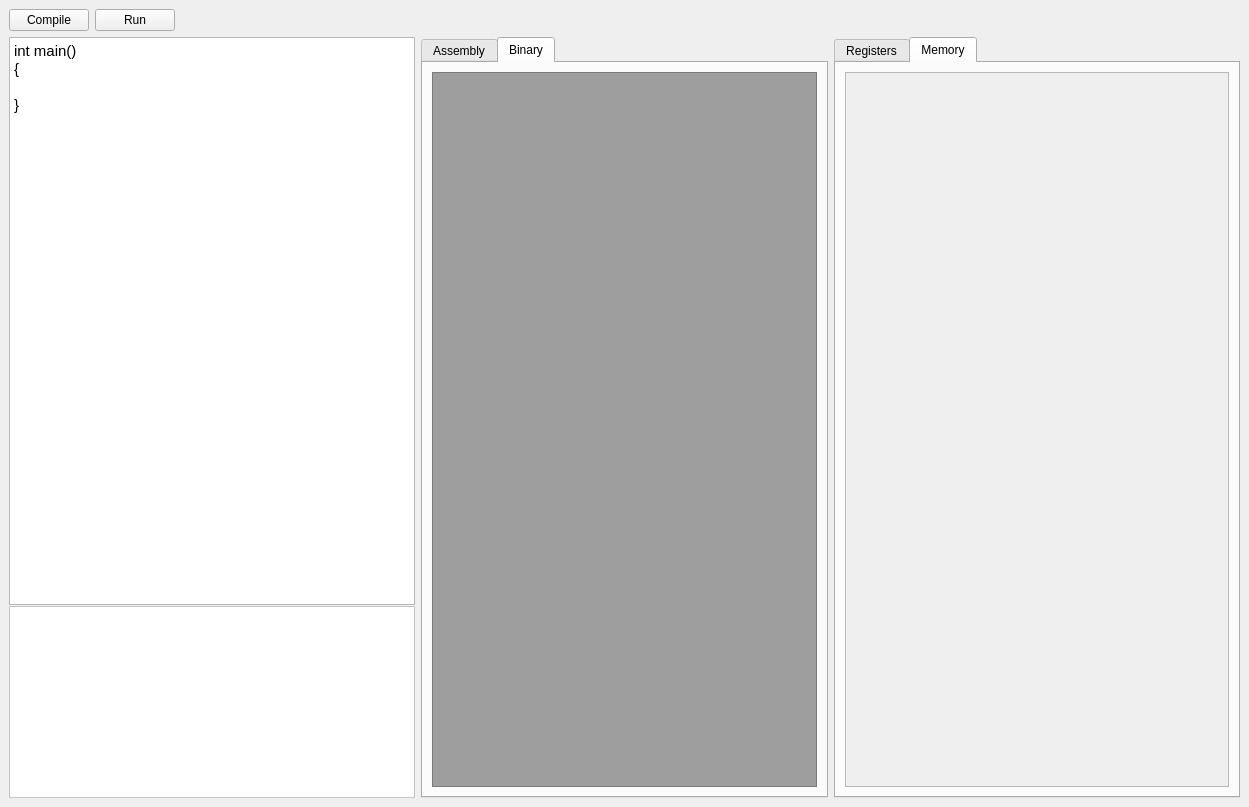
<?xml version="1.0" encoding="UTF-8"?>
<ui version="4.0">
 <class>MainWindow</class>
 <widget class="QMainWindow" name="MainWindow">
  <property name="geometry">
   <rect>
    <x>0</x>
    <y>0</y>
    <width>1249</width>
    <height>807</height>
   </rect>
  </property>
  <property name="windowTitle">
   <string>MainWindow</string>
  </property>
  <widget class="QWidget" name="centralwidget">
   <property name="sizePolicy">
    <sizepolicy hsizetype="Preferred" vsizetype="Preferred">
     <horstretch>0</horstretch>
     <verstretch>0</verstretch>
    </sizepolicy>
   </property>
   <layout class="QGridLayout" name="gridLayout">
    <item row="3" column="0">
     <layout class="QVBoxLayout" name="verticalLayout">
      <item>
       <layout class="QHBoxLayout" name="horizontalLayout">
        <item>
         <layout class="QVBoxLayout" name="verticalLayout_3">
          <property name="spacing">
           <number>1</number>
          </property>
          <item>
           <widget class="QTextEdit" name="code_textbox">
            <property name="html">
             <string>&lt;!DOCTYPE HTML PUBLIC &quot;-//W3C//DTD HTML 4.0//EN&quot; &quot;http://www.w3.org/TR/REC-html40/strict.dtd&quot;&gt;
&lt;html&gt;&lt;head&gt;&lt;meta name=&quot;qrichtext&quot; content=&quot;1&quot; /&gt;&lt;style type=&quot;text/css&quot;&gt;
p, li { white-space: pre-wrap; }
&lt;/style&gt;&lt;/head&gt;&lt;body style=&quot; font-family:'Ubuntu'; font-size:11pt; font-weight:400; font-style:normal;&quot;&gt;
&lt;p style=&quot; margin-top:0px; margin-bottom:0px; margin-left:0px; margin-right:0px; -qt-block-indent:0; text-indent:0px;&quot;&gt;int main()&lt;/p&gt;
&lt;p style=&quot; margin-top:0px; margin-bottom:0px; margin-left:0px; margin-right:0px; -qt-block-indent:0; text-indent:0px;&quot;&gt;{&lt;/p&gt;
&lt;p style=&quot; margin-top:0px; margin-bottom:0px; margin-left:0px; margin-right:0px; -qt-block-indent:0; text-indent:0px;&quot;&gt;	&lt;/p&gt;
&lt;p style=&quot; margin-top:0px; margin-bottom:0px; margin-left:0px; margin-right:0px; -qt-block-indent:0; text-indent:0px;&quot;&gt;}&lt;/p&gt;&lt;/body&gt;&lt;/html&gt;</string>
            </property>
            <property name="acceptRichText">
             <bool>false</bool>
            </property>
           </widget>
          </item>
          <item alignment="Qt::AlignBottom">
           <widget class="QTextEdit" name="terminal_output">
            <property name="enabled">
             <bool>false</bool>
            </property>
            <property name="styleSheet">
             <string notr="true">font: 13pt &quot;Ubuntu&quot;;
background-color: rgb(255, 255, 255);
color: rgb(0, 0, 0);</string>
            </property>
            <property name="readOnly">
             <bool>true</bool>
            </property>
           </widget>
          </item>
         </layout>
        </item>
        <item>
         <widget class="QTabWidget" name="code_tabs">
          <property name="currentIndex">
           <number>1</number>
          </property>
          <widget class="QWidget" name="asm_tab">
           <attribute name="title">
            <string>Assembly</string>
           </attribute>
           <layout class="QGridLayout" name="gridLayout_3">
            <item row="0" column="0">
             <widget class="QTextEdit" name="asm_textbox">
              <property name="autoFillBackground">
               <bool>false</bool>
              </property>
              <property name="styleSheet">
               <string notr="true">background-color: rgb(158, 158, 158);</string>
              </property>
              <property name="readOnly">
               <bool>true</bool>
              </property>
             </widget>
            </item>
           </layout>
          </widget>
          <widget class="QWidget" name="bin_tab">
           <attribute name="title">
            <string>Binary</string>
           </attribute>
           <layout class="QGridLayout" name="gridLayout_4">
            <item row="0" column="0">
             <widget class="QTextEdit" name="bin_textbox">
              <property name="autoFillBackground">
               <bool>false</bool>
              </property>
              <property name="styleSheet">
               <string notr="true">background-color: rgb(158, 158, 158);</string>
              </property>
              <property name="readOnly">
               <bool>true</bool>
              </property>
             </widget>
            </item>
           </layout>
          </widget>
         </widget>
        </item>
        <item>
         <widget class="QTabWidget" name="data_tabs">
          <property name="currentIndex">
           <number>1</number>
          </property>
          <widget class="QWidget" name="register_tab">
           <attribute name="title">
            <string>Registers</string>
           </attribute>
           <layout class="QFormLayout" name="formLayout">
            <item row="0" column="0">
             <layout class="QGridLayout" name="gridLayout_2">
              <item row="1" column="0">
               <widget class="QLabel" name="label_2">
                <property name="text">
                 <string>x1 (ra)</string>
                </property>
               </widget>
              </item>
              <item row="14" column="0">
               <widget class="QLabel" name="label_15">
                <property name="text">
                 <string>x14 (a4)</string>
                </property>
               </widget>
              </item>
              <item row="3" column="1">
               <widget class="QLineEdit" name="x3reg">
                <property name="readOnly">
                 <bool>true</bool>
                </property>
               </widget>
              </item>
              <item row="10" column="1">
               <widget class="QLineEdit" name="x10reg">
                <property name="readOnly">
                 <bool>true</bool>
                </property>
               </widget>
              </item>
              <item row="8" column="0">
               <widget class="QLabel" name="label_9">
                <property name="text">
                 <string>x8 (s0/fp)</string>
                </property>
               </widget>
              </item>
              <item row="12" column="0">
               <widget class="QLabel" name="label_13">
                <property name="text">
                 <string>x12 (a2)</string>
                </property>
               </widget>
              </item>
              <item row="0" column="3">
               <widget class="QLineEdit" name="x16reg">
                <property name="readOnly">
                 <bool>true</bool>
                </property>
               </widget>
              </item>
              <item row="7" column="0">
               <widget class="QLabel" name="label_8">
                <property name="text">
                 <string>x7 (t2)</string>
                </property>
               </widget>
              </item>
              <item row="0" column="0">
               <widget class="QLabel" name="label">
                <property name="text">
                 <string>x0 (zero):</string>
                </property>
               </widget>
              </item>
              <item row="4" column="0">
               <widget class="QLabel" name="label_5">
                <property name="text">
                 <string>x4 (tp)</string>
                </property>
               </widget>
              </item>
              <item row="11" column="1">
               <widget class="QLineEdit" name="x11reg">
                <property name="readOnly">
                 <bool>true</bool>
                </property>
               </widget>
              </item>
              <item row="6" column="0">
               <widget class="QLabel" name="label_7">
                <property name="text">
                 <string>x6 (t1)</string>
                </property>
               </widget>
              </item>
              <item row="5" column="0">
               <widget class="QLabel" name="label_6">
                <property name="text">
                 <string>x5 (t0)</string>
                </property>
               </widget>
              </item>
              <item row="3" column="0">
               <widget class="QLabel" name="label_4">
                <property name="text">
                 <string>x3 (gp)</string>
                </property>
               </widget>
              </item>
              <item row="1" column="1">
               <widget class="QLineEdit" name="x1reg">
                <property name="readOnly">
                 <bool>true</bool>
                </property>
               </widget>
              </item>
              <item row="7" column="1">
               <widget class="QLineEdit" name="x7reg">
                <property name="readOnly">
                 <bool>true</bool>
                </property>
               </widget>
              </item>
              <item row="13" column="1">
               <widget class="QLineEdit" name="x13reg">
                <property name="readOnly">
                 <bool>true</bool>
                </property>
               </widget>
              </item>
              <item row="11" column="0">
               <widget class="QLabel" name="label_12">
                <property name="text">
                 <string>x11 (a1)</string>
                </property>
               </widget>
              </item>
              <item row="6" column="1">
               <widget class="QLineEdit" name="x6reg">
                <property name="readOnly">
                 <bool>true</bool>
                </property>
               </widget>
              </item>
              <item row="12" column="1">
               <widget class="QLineEdit" name="x12reg">
                <property name="readOnly">
                 <bool>true</bool>
                </property>
               </widget>
              </item>
              <item row="9" column="0">
               <widget class="QLabel" name="label_10">
                <property name="text">
                 <string>x9 (s1)</string>
                </property>
               </widget>
              </item>
              <item row="10" column="0">
               <widget class="QLabel" name="label_11">
                <property name="text">
                 <string>x10 (a0)</string>
                </property>
               </widget>
              </item>
              <item row="0" column="1">
               <widget class="QLineEdit" name="x0reg">
                <property name="readOnly">
                 <bool>true</bool>
                </property>
               </widget>
              </item>
              <item row="15" column="0">
               <widget class="QLabel" name="label_16">
                <property name="text">
                 <string>x15 (a5)</string>
                </property>
               </widget>
              </item>
              <item row="8" column="1">
               <widget class="QLineEdit" name="x8reg">
                <property name="readOnly">
                 <bool>true</bool>
                </property>
               </widget>
              </item>
              <item row="2" column="0">
               <widget class="QLabel" name="label_3">
                <property name="text">
                 <string>x2 (sp)</string>
                </property>
               </widget>
              </item>
              <item row="4" column="1">
               <widget class="QLineEdit" name="x4reg">
                <property name="readOnly">
                 <bool>true</bool>
                </property>
               </widget>
              </item>
              <item row="5" column="1">
               <widget class="QLineEdit" name="x5reg">
                <property name="readOnly">
                 <bool>true</bool>
                </property>
               </widget>
              </item>
              <item row="2" column="1">
               <widget class="QLineEdit" name="x2reg">
                <property name="readOnly">
                 <bool>true</bool>
                </property>
               </widget>
              </item>
              <item row="15" column="1">
               <widget class="QLineEdit" name="x15reg">
                <property name="readOnly">
                 <bool>true</bool>
                </property>
               </widget>
              </item>
              <item row="14" column="1">
               <widget class="QLineEdit" name="x14reg">
                <property name="readOnly">
                 <bool>true</bool>
                </property>
               </widget>
              </item>
              <item row="0" column="2">
               <widget class="QLabel" name="label_28">
                <property name="text">
                 <string>x16 (a6)</string>
                </property>
               </widget>
              </item>
              <item row="9" column="1">
               <widget class="QLineEdit" name="x9reg">
                <property name="readOnly">
                 <bool>true</bool>
                </property>
               </widget>
              </item>
              <item row="13" column="0">
               <widget class="QLabel" name="label_14">
                <property name="text">
                 <string>x13 (a3)</string>
                </property>
               </widget>
              </item>
              <item row="1" column="2">
               <widget class="QLabel" name="label_17">
                <property name="text">
                 <string>x17 (a7)</string>
                </property>
               </widget>
              </item>
              <item row="2" column="2">
               <widget class="QLabel" name="label_18">
                <property name="text">
                 <string>x18 (s2)</string>
                </property>
               </widget>
              </item>
              <item row="3" column="2">
               <widget class="QLabel" name="label_19">
                <property name="text">
                 <string>x19 (s3)</string>
                </property>
               </widget>
              </item>
              <item row="4" column="2">
               <widget class="QLabel" name="label_20">
                <property name="text">
                 <string>x20 (s4)</string>
                </property>
               </widget>
              </item>
              <item row="5" column="2">
               <widget class="QLabel" name="label_21">
                <property name="text">
                 <string>x21 (s5)</string>
                </property>
               </widget>
              </item>
              <item row="6" column="2">
               <widget class="QLabel" name="label_22">
                <property name="text">
                 <string>x22 (s6)</string>
                </property>
               </widget>
              </item>
              <item row="7" column="2">
               <widget class="QLabel" name="label_23">
                <property name="text">
                 <string>x23 (s7)</string>
                </property>
               </widget>
              </item>
              <item row="8" column="2">
               <widget class="QLabel" name="label_24">
                <property name="text">
                 <string>x24 (s8)</string>
                </property>
               </widget>
              </item>
              <item row="9" column="2">
               <widget class="QLabel" name="label_25">
                <property name="text">
                 <string>x25 (s9)</string>
                </property>
               </widget>
              </item>
              <item row="10" column="2">
               <widget class="QLabel" name="label_26">
                <property name="text">
                 <string>x26 (s10)</string>
                </property>
               </widget>
              </item>
              <item row="11" column="2">
               <widget class="QLabel" name="label_27">
                <property name="text">
                 <string>x27 (s11)</string>
                </property>
               </widget>
              </item>
              <item row="12" column="2">
               <widget class="QLabel" name="label_29">
                <property name="text">
                 <string>x28 (t3)</string>
                </property>
               </widget>
              </item>
              <item row="13" column="2">
               <widget class="QLabel" name="label_30">
                <property name="text">
                 <string>x29 (t4)</string>
                </property>
               </widget>
              </item>
              <item row="14" column="2">
               <widget class="QLabel" name="label_31">
                <property name="text">
                 <string>x30 (t5)</string>
                </property>
               </widget>
              </item>
              <item row="15" column="2">
               <widget class="QLabel" name="label_32">
                <property name="text">
                 <string>x31 (t6)</string>
                </property>
               </widget>
              </item>
              <item row="1" column="3">
               <widget class="QLineEdit" name="x17reg">
                <property name="readOnly">
                 <bool>true</bool>
                </property>
               </widget>
              </item>
              <item row="2" column="3">
               <widget class="QLineEdit" name="x18reg">
                <property name="readOnly">
                 <bool>true</bool>
                </property>
               </widget>
              </item>
              <item row="3" column="3">
               <widget class="QLineEdit" name="x19reg">
                <property name="readOnly">
                 <bool>true</bool>
                </property>
               </widget>
              </item>
              <item row="4" column="3">
               <widget class="QLineEdit" name="x20reg">
                <property name="readOnly">
                 <bool>true</bool>
                </property>
               </widget>
              </item>
              <item row="5" column="3">
               <widget class="QLineEdit" name="x21reg">
                <property name="readOnly">
                 <bool>true</bool>
                </property>
               </widget>
              </item>
              <item row="6" column="3">
               <widget class="QLineEdit" name="x22reg">
                <property name="readOnly">
                 <bool>true</bool>
                </property>
               </widget>
              </item>
              <item row="7" column="3">
               <widget class="QLineEdit" name="x23reg">
                <property name="readOnly">
                 <bool>true</bool>
                </property>
               </widget>
              </item>
              <item row="8" column="3">
               <widget class="QLineEdit" name="x24reg">
                <property name="readOnly">
                 <bool>true</bool>
                </property>
               </widget>
              </item>
              <item row="9" column="3">
               <widget class="QLineEdit" name="x25reg">
                <property name="readOnly">
                 <bool>true</bool>
                </property>
               </widget>
              </item>
              <item row="10" column="3">
               <widget class="QLineEdit" name="x26reg">
                <property name="readOnly">
                 <bool>true</bool>
                </property>
               </widget>
              </item>
              <item row="11" column="3">
               <widget class="QLineEdit" name="x27reg">
                <property name="readOnly">
                 <bool>true</bool>
                </property>
               </widget>
              </item>
              <item row="12" column="3">
               <widget class="QLineEdit" name="x28reg">
                <property name="readOnly">
                 <bool>true</bool>
                </property>
               </widget>
              </item>
              <item row="13" column="3">
               <widget class="QLineEdit" name="x29reg">
                <property name="readOnly">
                 <bool>true</bool>
                </property>
               </widget>
              </item>
              <item row="14" column="3">
               <widget class="QLineEdit" name="x30reg">
                <property name="readOnly">
                 <bool>true</bool>
                </property>
               </widget>
              </item>
              <item row="15" column="3">
               <widget class="QLineEdit" name="x31reg">
                <property name="readOnly">
                 <bool>true</bool>
                </property>
               </widget>
              </item>
             </layout>
            </item>
           </layout>
          </widget>
          <widget class="QWidget" name="memory_tab">
           <attribute name="title">
            <string>Memory</string>
           </attribute>
           <layout class="QGridLayout" name="gridLayout_6">
            <item row="0" column="0">
             <layout class="QGridLayout" name="gridLayout_5">
              <item row="0" column="0">
               <widget class="QTableView" name="tableView">
                <property name="enabled">
                 <bool>false</bool>
                </property>
               </widget>
              </item>
             </layout>
            </item>
           </layout>
          </widget>
         </widget>
        </item>
       </layout>
      </item>
     </layout>
    </item>
    <item row="0" column="0">
     <layout class="QHBoxLayout" name="horizontalLayout_2">
      <item>
       <widget class="QPushButton" name="pushButton">
        <property name="text">
         <string>Compile</string>
        </property>
       </widget>
      </item>
      <item>
       <widget class="QPushButton" name="run_button">
        <property name="text">
         <string>Run</string>
        </property>
       </widget>
      </item>
      <item>
       <spacer name="horizontalSpacer">
        <property name="orientation">
         <enum>Qt::Horizontal</enum>
        </property>
        <property name="sizeHint" stdset="0">
         <size>
          <width>40</width>
          <height>20</height>
         </size>
        </property>
       </spacer>
      </item>
     </layout>
    </item>
   </layout>
  </widget>
 </widget>
 <resources/>
 <connections/>
 <slots>
  <signal>signal1()</signal>
  <slot>slot1()</slot>
 </slots>
</ui>
